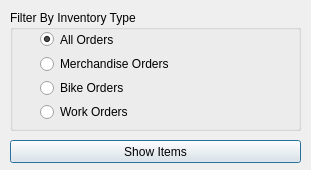
<?xml version="1.0" encoding="UTF-8"?>
<ui version="4.0">
 <class>Dialog</class>
 <widget class="QDialog" name="Dialog">
  <property name="geometry">
   <rect>
    <x>0</x>
    <y>0</y>
    <width>311</width>
    <height>170</height>
   </rect>
  </property>
  <property name="windowTitle">
   <string>Dialog</string>
  </property>
  <widget class="QPushButton" name="show_items_bt">
   <property name="geometry">
    <rect>
     <x>10</x>
     <y>140</y>
     <width>291</width>
     <height>23</height>
    </rect>
   </property>
   <property name="text">
    <string>Show Items</string>
   </property>
  </widget>
  <widget class="QGroupBox" name="inventory_type_gb">
   <property name="geometry">
    <rect>
     <x>10</x>
     <y>10</y>
     <width>291</width>
     <height>121</height>
    </rect>
   </property>
   <property name="title">
    <string>Filter By Inventory Type</string>
   </property>
   <widget class="QWidget" name="verticalLayoutWidget">
    <property name="geometry">
     <rect>
      <x>30</x>
      <y>20</y>
      <width>231</width>
      <height>91</height>
     </rect>
    </property>
    <layout class="QVBoxLayout" name="verticalLayout">
     <item>
      <widget class="QRadioButton" name="all_rb">
       <property name="text">
        <string>All Orders</string>
       </property>
       <property name="checked">
        <bool>true</bool>
       </property>
      </widget>
     </item>
     <item>
      <widget class="QRadioButton" name="merch_rb">
       <property name="text">
        <string>Merchandise Orders</string>
       </property>
      </widget>
     </item>
     <item>
      <widget class="QRadioButton" name="bikes_rb">
       <property name="text">
        <string>Bike Orders</string>
       </property>
      </widget>
     </item>
     <item>
      <widget class="QRadioButton" name="work_rb">
       <property name="text">
        <string>Work Orders</string>
       </property>
      </widget>
     </item>
    </layout>
   </widget>
  </widget>
 </widget>
 <resources/>
 <connections/>
</ui>
